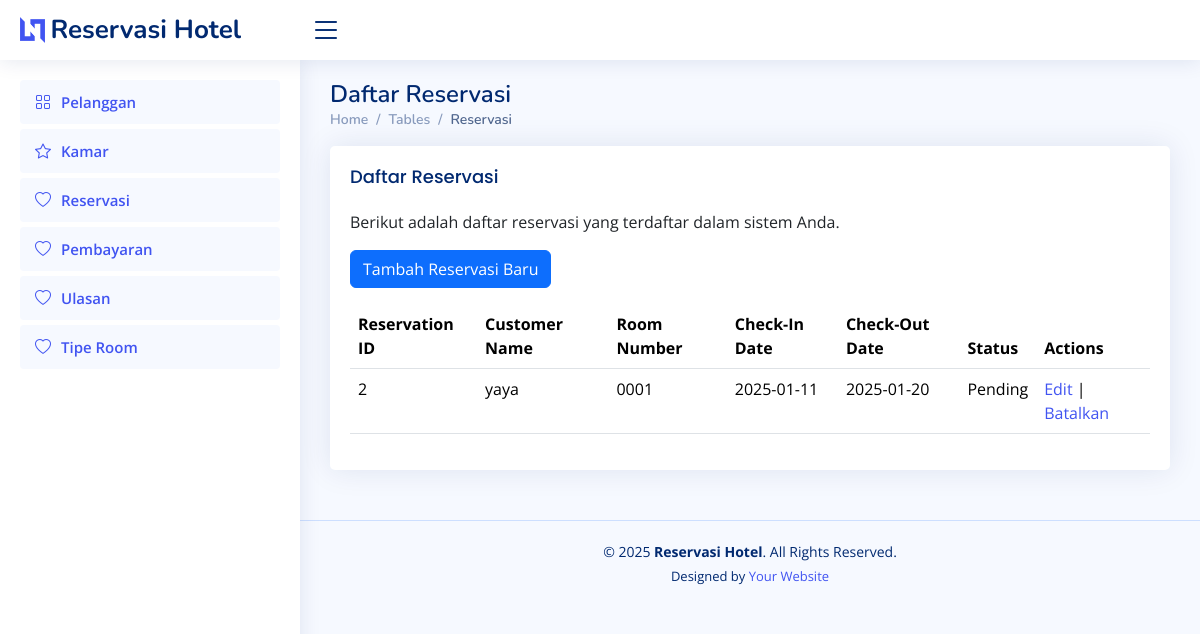
Before: /pages/reservasi_list.php with the older database file.
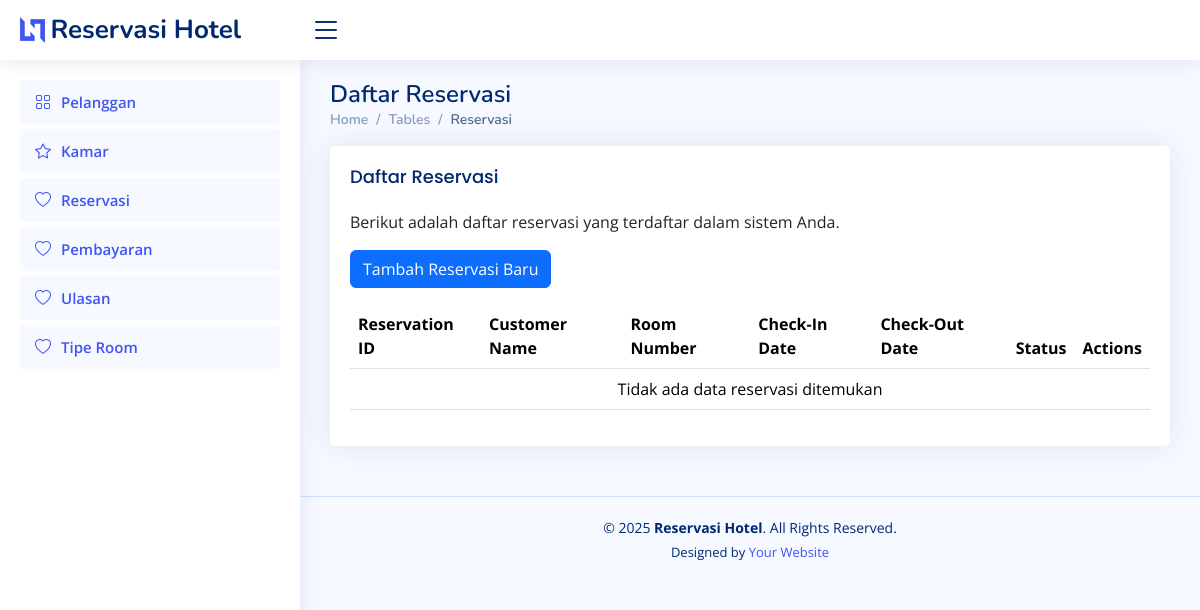
After: the same page with the newer database file.
### tables this page shows
CREATE TABLE `reservasi` (
  `ReservationID` int(11) NOT NULL,
  `CustomerID` int(11) NOT NULL,
  `RoomID` int(11) NOT NULL,
  `CheckInDate` date NOT NULL,
  `CheckOutDate` date NOT NULL,
  `Status` enum('Pending','Confirmed','Cancelled','CheckIn','CheckOut','Selesai') DEFAULT 'Pending'
);

CREATE TABLE `pelanggan` (
  `CustomerID` int(11) NOT NULL,
  `FullName` varchar(255) NOT NULL,
  `PhoneNumber` varchar(15) NOT NULL,
  `Email` varchar(255) NOT NULL,
  `Address` text DEFAULT NULL
);

CREATE TABLE `kamar` (
  `RoomID` int(11) NOT NULL,
  `RoomNumber` varchar(10) NOT NULL,
  `RoomTypeID` int(11) NOT NULL,
  `Price` decimal(10,2) NOT NULL,
  `Status` enum('Available','Occupied','Maintenance') DEFAULT 'Available'
);

### pages/reservasi_list.php (the view, shortened to what this page needs)
<?php
include('../includes/db_connect.php');
?>
<!DOCTYPE html>
<html lang="en">
<?php include('../includes/header.php'); ?>
<body>
  <main id="main" class="main">
    <div class="pagetitle">
      <h1>Daftar Reservasi</h1>
      <nav>
        <ol class="breadcrumb">
          <li class="breadcrumb-item"><a href="index.html">Home</a></li>
          <li class="breadcrumb-item">Tables</li>
          <li class="breadcrumb-item active">Reservasi</li>
        </ol>
      </nav>
    </div>
    <section class="section">
      <div class="row">
        <div class="col-lg-12">
          <div class="card">
            <div class="card-body">
              <h5 class="card-title">Daftar Reservasi</h5>
              <p>Berikut adalah daftar reservasi yang terdaftar dalam sistem Anda.</p>
              <a href="reservasi.php" class="btn btn-primary mb-3">Tambah Reservasi Baru</a>
              <table class="table datatable">
                <thead>
                  <tr>
                    <th>Reservation ID</th>
                    <th>Customer Name</th>
                    <th>Room Number</th>
                    <th>Check-In Date</th>
                    <th>Check-Out Date</th>
                    <th>Status</th>
                    <th>Actions</th>
                  </tr>
                </thead>
                <tbody>
                  <?php
                  $sql = "SELECT r.ReservationID, p.FullName, k.RoomNumber, r.CheckInDate, r.CheckOutDate, r.Status, k.RoomID
                          FROM reservasi r
                          JOIN pelanggan p ON r.CustomerID = p.CustomerID
                          JOIN kamar k ON r.RoomID = k.RoomID";
                  $result = $conn->query($sql);
                  if ($result->num_rows > 0) {
                    while ($row = $result->fetch_assoc()) {
                      echo "<tr>
                              <td>{$row['ReservationID']}</td>
                              <td>{$row['FullName']}</td>
                              <td>{$row['RoomNumber']}</td>
                              <td>{$row['CheckInDate']}</td>
                              <td>{$row['CheckOutDate']}</td>
                              <td>{$row['Status']}</td>
                              <td>";
                      if ($row['Status'] == 'Pending') {
                          echo "<a href='reservasi_edit.php?id={$row['ReservationID']}'>Edit</a> |
                                <a href='reservasi_batal.php?id={$row['ReservationID']}'>Batalkan</a>";
                      } elseif ($row['Status'] == 'Confirmed') {
                          echo "<a href='cekin.php?id={$row['ReservationID']}'>Check-In</a>";
                      } elseif ($row['Status'] == 'CheckIn') {
                          echo "<a href='cekout.php?id={$row['ReservationID']}'>Check-Out</a>";
                      } elseif ($row['Status'] == 'CheckOut') {
                          echo "<a href='ulasan.php?id={$row['ReservationID']}'>Isi Ulasan</a>";
                      } elseif ($row['Status'] == 'Selesai') {
                        echo "Selesai";
                      }
                      echo "</td></tr>";
                    }
                  } else {
                    echo "<tr><td colspan='7' class='text-center'>Tidak ada data reservasi ditemukan</td></tr>";
                  }
                  ?>
                </tbody>
              </table>
            </div>
          </div>
        </div>
      </div>
    </section>
  </main>
  <?php include('../includes/footer.php'); ?>

### includes/header.php (shortened to what this page needs)
<!DOCTYPE html>
<html lang="en">
<head>
    <link href="../assets/vendor/bootstrap/css/bootstrap.min.css" rel="stylesheet">
    <link href="../assets/vendor/bootstrap-icons/bootstrap-icons.css" rel="stylesheet">
    <link href="../assets/vendor/boxicons/css/boxicons.min.css" rel="stylesheet">
    <link href="../assets/vendor/quill/quill.snow.css" rel="stylesheet">
    <link href="../assets/vendor/quill/quill.bubble.css" rel="stylesheet">
    <link href="../assets/vendor/remixicon/remixicon.css" rel="stylesheet">
    <link href="../assets/vendor/simple-datatables/style.css" rel="stylesheet">
    <link href="../assets/css/style.css" rel="stylesheet">
</head>
<body>
    <header id="header" class="header fixed-top d-flex align-items-center">
        <div class="d-flex align-items-center justify-content-between">
            <a href="index.html" class="logo d-flex align-items-center">
                <img src="assets/img/logo.png" alt="">
                <span class="d-none d-lg-block">Reservasi Hotel</span>
            </a>
            <i class="bi bi-list toggle-sidebar-btn"></i>
        </div>
    </header>
    <aside id="sidebar" class="sidebar">
        <ul class="sidebar-nav" id="sidebar-nav">
            <li class="nav-item">
            <a class="nav-link" href="pelanggan_list.php">
                <i class="bi bi-grid"></i>
                <span>Pelanggan</span>
            </a>
            </li>
            <li class="nav-item">
            <a class="nav-link" href="kamar_list.php">
                <i class="bi bi-star"></i>
                <span>Kamar</span>
            </a>
            </li>
            <li class="nav-item">
            <a class="nav-link" href="reservasi_list.php">
                <i class="bi bi-heart"></i>
                <span>Reservasi</span>
            </a>
            </li>
            <li class="nav-item">
            <a class="nav-link" href="pembayaran.php">
                <i class="bi bi-heart"></i>
                <span>Pembayaran</span>
            </a>
            </li>
            <li class="nav-item">
            <a class="nav-link" href="ulasan.php">
                <i class="bi bi-heart"></i>
                <span>Ulasan</span>
            </a>
            </li>
            <li class="nav-item">
            <a class="nav-link" href="roomtype.php">
                <i class="bi bi-heart"></i>
                <span>Tipe Room</span>
            </a>
            </li>
        </ul>
    </aside>
</body>
</html>

### includes/footer.php (shortened to what this page needs)
<footer id="footer" class="footer">
  <div class="copyright">
    &copy; 2025 <strong><span>Reservasi Hotel</span></strong>. All Rights Reserved.
  </div>
  <div class="credits">
    Designed by <a href="https://yourwebsite.com">Your Website</a>
  </div>
</footer>

### assets/css/style.css (style rules this page uses)
:root { scroll-behavior: smooth; }
body { font-family: "Open Sans", sans-serif; background: #f6f9ff; color: #444444; }
a { color: #4154f1; text-decoration: none; }
h1, h2, h3, h4, h5, h6 { font-family: "Nunito", sans-serif; }
#main { margin-top: 60px; padding: 20px 30px; transition: all 0.3s; }
.pagetitle { margin-bottom: 10px; }
.pagetitle h1 { font-size: 24px; margin-bottom: 0; font-weight: 600; color: #012970; }
.card { margin-bottom: 30px; border: none; border-radius: 5px; box-shadow: 0px 0 30px rgba(1, 41, 112, 0.1); }
.card-title { padding: 20px 0 15px 0; font-size: 18px; font-weight: 500; color: #012970; font-family: "Poppins", sans-serif; }
.card-body { padding: 0 20px 20px 20px; }
.breadcrumb { font-size: 14px; font-family: "Nunito", sans-serif; color: #899bbd; font-weight: 600; }
.breadcrumb a { color: #899bbd; transition: 0.3s; }
.breadcrumb .breadcrumb-item::before { color: #899bbd; }
.breadcrumb .active { color: #51678f; font-weight: 600; }
.logo { line-height: 1; }
@media (min-width: 1200px) { .logo { width: 280px; } }
.logo img { max-height: 26px; margin-right: 6px; }
.logo span { font-size: 26px; font-weight: 700; color: #012970; font-family: "Nunito", sans-serif; }
.header { transition: all 0.5s; z-index: 997; height: 60px; box-shadow: 0px 2px 20px rgba(1, 41, 112, 0.1); background-color: #fff; padding-left: 20px; }
.header .toggle-sidebar-btn { font-size: 32px; padding-left: 10px; cursor: pointer; color: #012970; }
.sidebar { position: fixed; top: 60px; left: 0; bottom: 0; width: 300px; z-index: 996; transition: all 0.3s; padding: 20px; overflow-y: auto; scrollbar-width: thin; scrollbar-color: #aab7cf transparent; box-shadow: 0px 0px 20px rgba(1, 41, 112, 0.1); background-color: #fff; }
@media (min-width: 1200px) { #main, #footer { margin-left: 300px; } }
.sidebar-nav { padding: 0; margin: 0; list-style: none; }
.sidebar-nav li { padding: 0; margin: 0; list-style: none; }
.sidebar-nav .nav-item { margin-bottom: 5px; }
.sidebar-nav .nav-link { display: flex; align-items: center; font-size: 15px; font-weight: 600; color: #4154f1; transition: 0.3; background: #f6f9ff; padding: 10px 15px; border-radius: 4px; }
.sidebar-nav .nav-link i { font-size: 16px; margin-right: 10px; color: #4154f1; }
.footer { padding: 20px 0; font-size: 14px; transition: all 0.3s; border-top: 1px solid #cddfff; }
.footer .copyright { text-align: center; color: #012970; }
.footer .credits { padding-top: 5px; text-align: center; font-size: 13px; color: #012970; }

Changed rows visible on the page:
removed reservasi: ReservationID "2", CustomerID.FullName "yaya", RoomID.RoomNumber "0001", CheckInDate "2025-01-11", CheckOutDate "2025-01-20", Status "Pending"
Other visible differences:
text now shown: "Tidak ada data reservasi ditemukan"
